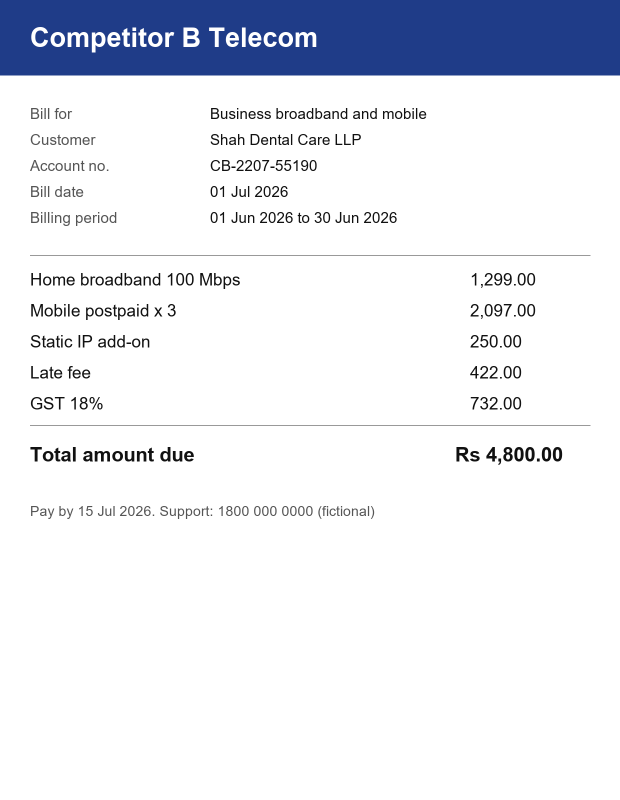
#> input picture backend/data/sample_bill.png, 1240 x 1600 px (shown at 1/2 size)
$ python -i kyc.py   (imports and definitions only)
#> lines starting #> are read from the running program, lines starting #| are printed output that depends on the picture
"""Smart KYC: real OCR on uploaded documents, field extraction, registry lookups and cross-document checks."""
from __future__ import annotations

import csv
import io
import re
from datetime import date
from difflib import SequenceMatcher
from pathlib import Path

DATA = Path(__file__).parent / "data"
TODAY = date(2026, 7, 15)  # "today" fixed by the challenge README for date checks
ADDRESS_PROOF_MAX_DAYS = 90
ALNUM = "0123456789ABCDEFGHIJKLMNOPQRSTUVWXYZ"

import os

# [12 lines not run here, left out]


def _load(name, key):
    with open(DATA / name, newline="", encoding="utf-8") as f:
        return {r[key].strip().upper(): r for r in csv.DictReader(f)}


# [1 line that did not run here, left out]
# [1 line that did not run here, left out]

DOC_TYPES = {
    "gst": "GST certificate",
    "udyam": "Udyam certificate",
    "id": "Signatory ID",
    "address": "Address proof",
}


# ---------- identifiers ----------
# [28 lines left out: functions gstin_checksum, gstin_format, mask, not called in this run]


def lookup_gstin(g: str) -> dict | None:
    r = GST_REGISTRY.get((g or "").strip().upper())
    return dict(r) if r else None


def lookup_udyam(u: str) -> dict | None:
    r = UDYAM_REGISTRY.get((u or "").strip().upper())
    return dict(r) if r else None


# ---------- OCR + parsing ----------
# [23 lines left out: functions skew_angle, blur_score, not called in this run]


BLUR_THRESHOLD = 150.0

# Characters OCR confuses, used to repair a GSTIN with the help of its checksum digit.
TO_DIGIT = {"O": "0", "Q": "0", "D": "0", "I": "1", "L": "1", "J": "1", "S": "5", "B": "8", "Z": "2", "G": "6", "T": "7"}
TO_ALPHA = {v: k for k, v in [("O", "0"), ("I", "1"), ("S", "5"), ("B", "8"), ("Z", "2"), ("G", "6")]}
LOOKALIKE = {"I": "JL1T", "J": "I1L", "L": "I1", "O": "0QD", "Q": "O0", "D": "O0", "0": "OQD", "1": "IJL",
             "5": "S", "S": "5", "8": "B", "B": "8", "2": "Z", "Z": "2", "6": "G", "G": "6", "U": "V", "V": "U"}


# [42 lines left out: functions _coerce, repair_gstin, not called in this run]


def ocr_image(data: bytes) -> tuple[str, float]:
    """Returns (text, degrees the photo was straightened by)."""
    if not pytesseract:
        raise RuntimeError("Tesseract OCR is not installed on this machine")
    img = Image.open(io.BytesIO(data)).convert("L")
    if img.width < 1000:
        img = img.resize((img.width * 2, img.height * 2))
    if blur_score(img) < BLUR_THRESHOLD:
        return "", 0.0
    angle = skew_angle(img)
    if abs(angle) >= 0.5:
        img = img.rotate(angle, expand=True, fillcolor=255, resample=Image.BICUBIC)
    return pytesseract.image_to_string(img, config="--psm 4"), angle


# [106 lines left out: functions detect_type, _join, _after, _date, parse, not called in this run]


# ---------- comparisons ----------
_STOP = r"\b(llp|pvt|private|ltd|limited|prop|proprietor|the|and|m/s|co)\b"


# [25 lines left out: functions norm_name, business_names, name_match, proprietor, not called in this run]


def norm_addr(s: str | None) -> str:
    s = (s or "").lower()
    return re.sub(r"[^a-z0-9]+", " ", s).strip()


# ---------- the decision ----------
# [200 lines left out: functions evaluate, specimen_path, specimen_applicants, analyze, not called in this run]


# ---------------------------------------------------------------- bills and evidence boxes
def read_bill(data: bytes) -> dict:
    """Read a competitor phone/broadband bill: provider, what they use, and the total they pay a month."""
    text, _ = ocr_image(data)
    t = text.lower()
    m = re.search(r"(?:total amount due|amount payable|total due|net payable|total payable)[^\d₹]*(?:rs\.?|₹|inr)?\s*([\d,]+(?:\.\d{1,2})?)", t)
    amount = int(float(m.group(1).replace(",", ""))) if m else None
    provider = next((l.strip() for l in text.splitlines() if re.search(r"(telecom|broadband|fibre|fiber|networks?)\b", l, re.I) and len(l.strip()) < 60), None)
    setup = ("Leased line" if "leased line" in t else "Business broadband" if "business broadband" in t
             else "Home broadband" if "broadband" in t or "fibre" in t or "fiber" in t
             else "Mobile hotspot" if "hotspot" in t or "data pack" in t else None)
    lines = re.findall(r"(?:postpaid|mobile|sim)[^\n]*?x\s*(\d+)", t)
    return {"amount": amount, "provider": provider, "setup": setup, "sims": int(lines[0]) if lines else None, "ok": amount is not None}


# [14 lines left out: function evidence_boxes, not called in this run]

>>> import cv2
>>> picture = cv2.imread('data/sample_bill.png', cv2.IMREAD_GRAYSCALE)
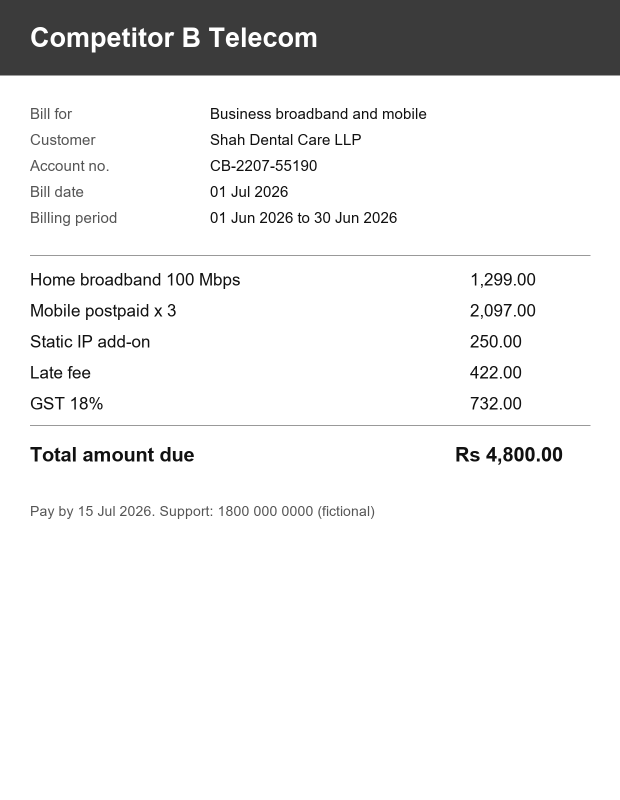
#> picture: shape (1600, 1240) (shown at 1/2 size); min 17, max 255, mean 233
#> (the run stopped early here; a loop or call above may not have finished)
